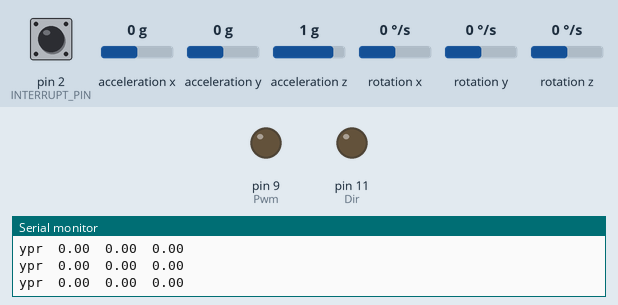
This sketch was run on a simulated Arduino Uno, built with avr-gcc and run on an emulated ATmega328P. On the bench: output pins drawn as LEDs (lit = HIGH), the last lines printed to the serial monitor. The test bench sets the inputs (shaded band); at power-on: acceleration x 0 g, pin 2 (INTERRUPT_PIN) LOW, acceleration y 0 g, acceleration z 1 g, rotation x 0 °/s, rotation y 0 °/s, rotation z 0 °/s. The sensor or clock chip raises its interrupt line as the real part does.

Above: at 1.7 s.
1.8 s: acceleration x set to -1.4 g
At 2.5 s:
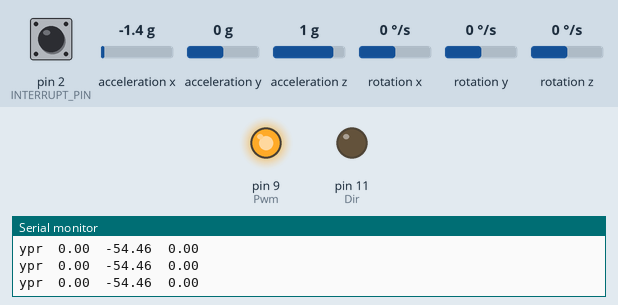
3.3 s: acceleration x set to 0.8 g
At 3.8 s:
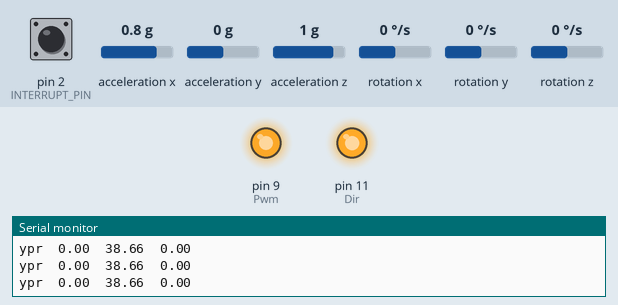
4.8 s: acceleration x set to -0.8 g
At 5.9 s:
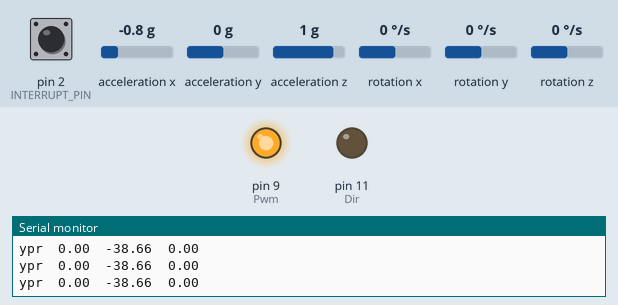
6.3 s: acceleration x set to 1.4 g
At 7.3 s:
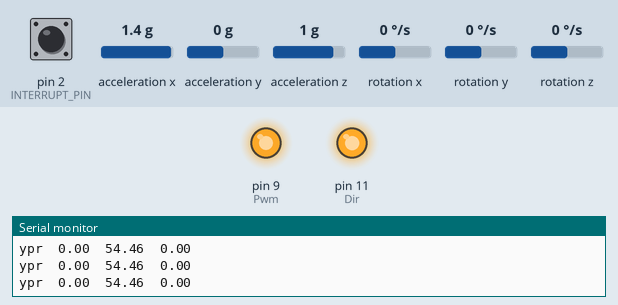
7.8 s: acceleration x set to -0.1 g
At 8.3 s:
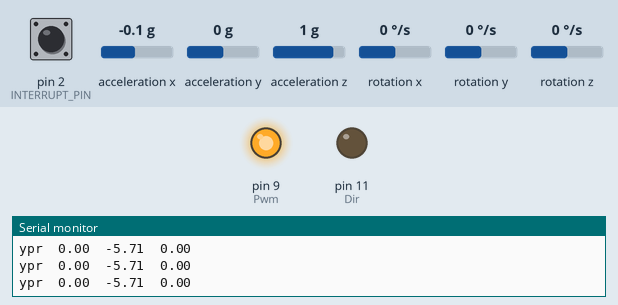
Timing chart, 0 to 10.3 s (numbered marks = the images above; inputs shaded):
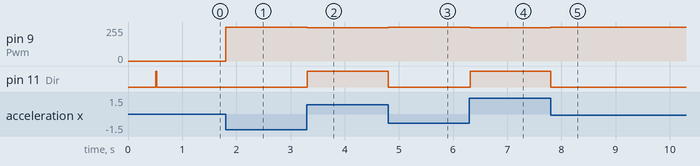

Measured:
- after the input at 1.8 s, pin 9 (Pwm): 0/255 → 255/255 at once
- after the input at 3.3 s, pin 9 (Pwm): 255/255 → 250/255 at once; pin 11 (Dir): LOW → HIGH at once
- after the input at 4.8 s, pin 9 (Pwm): 250/255 → 255/255 at once; pin 11 (Dir): HIGH → LOW at once
- after the input at 6.3 s, pin 9 (Pwm): 255/255 → 250/255 at once; pin 11 (Dir): LOW → HIGH at once
- after the input at 7.8 s, pin 9 (Pwm): 250/255 → 255/255 at once; pin 11 (Dir): HIGH → LOW at once

The sketch:

arduino.ino
```cpp
#include "I2Cdev.h"
#include "MPU6050_6Axis_MotionApps20.h"
#include "Wire.h"

MPU6050 mpu;

#define OUTPUT_READABLE_YAWPITCHROLL

#define INTERRUPT_PIN 2  // use pin 2 on Arduino Uno & most boards

#define Pwm 9
#define Dir 11

// MPU control/status vars
bool dmpReady = false;  // set true if DMP init was successful
uint8_t mpuIntStatus;   // holds actual interrupt status byte from MPU
uint8_t devStatus;      // return status after each device operation (0 = success, !0 = error)
uint16_t packetSize;    // expected DMP packet size (default is 42 bytes)
uint16_t fifoCount;     // count of all bytes currently in FIFO
uint8_t fifoBuffer[64]; // FIFO storage buffer

// orientation/motion vars
Quaternion q;           // [w, x, y, z]         quaternion container
VectorFloat gravity;    // [x, y, z]            gravity vector
float ypr[3];           // [yaw, pitch, roll]   yaw/pitch/roll container and gravity vector

// My Variable
float y;
bool dir = true;

// ================================================================
// ===               INTERRUPT DETECTION ROUTINE                ===
// ================================================================

volatile bool mpuInterrupt = false;     // indicates whether MPU interrupt pin has gone high
void dmpDataReady() {
    mpuInterrupt = true;
}
// ================================================================
// ===                      INITIAL SETUP                       ===
// ================================================================

void setup() {
  Wire.begin();
  Wire.setClock(400000);

  Serial.begin(115200);

  Serial.println(F("Initializing I2C devices..."));
  mpu.initialize();
  pinMode(INTERRUPT_PIN, INPUT);

  // verify connection
  Serial.println(F("Testing device connections..."));
  Serial.println(mpu.testConnection() ? F("MPU6050 connection successful") : F("MPU6050 connection failed"));

  // wait for ready
  Serial.println(F("\nSend any character to begin DMP programming and demo: "));
  //while (Serial.available() && Serial.read()); // empty buffer
  //while (!Serial.available());                 // wait for data
  //while (Serial.available() && Serial.read()); // empty buffer again

  // load and configure the DMP
  Serial.println(F("Initializing DMP..."));
  devStatus = mpu.dmpInitialize();

  // make sure it worked (returns 0 if so)
  if (devStatus == 0) {
      // turn on the DMP, now that it's ready
      Serial.println(F("Enabling DMP..."));
      mpu.setDMPEnabled(true);

      // enable Arduino interrupt detection
      Serial.print(F("Enabling interrupt detection (Arduino external interrupt "));
      Serial.print(digitalPinToInterrupt(INTERRUPT_PIN));
      Serial.println(F(")..."));
      attachInterrupt(digitalPinToInterrupt(INTERRUPT_PIN), dmpDataReady, RISING);
      mpuIntStatus = mpu.getIntStatus();

      // set our DMP Ready flag so the main loop() function knows it's okay to use it
      Serial.println(F("DMP ready! Waiting for first interrupt..."));
      dmpReady = true;

      // get expected DMP packet size for later comparison
      packetSize = mpu.dmpGetFIFOPacketSize();
  } else {
      // ERROR!
      // 1 = initial memory load failed
      // 2 = DMP configuration updates failed
      // (if it's going to break, usually the code will be 1)
      Serial.print(F("DMP Initialization failed (code "));
      Serial.print(devStatus);
      Serial.println(F(")"));
  }

  pinMode(Dir, OUTPUT);
  digitalWrite(Dir,HIGH);
}


// ================================================================
// ===                    MAIN PROGRAM LOOP                     ===
// ================================================================

void loop() {
  // if programming failed, don't try to do anything
  if (!dmpReady) return;

  // wait for MPU interrupt or extra packet(s) available
  while (!mpuInterrupt && fifoCount < packetSize) {
      if (mpuInterrupt && fifoCount < packetSize) {
        // try to get out of the infinite loop
        fifoCount = mpu.getFIFOCount();
      }
  }

  // reset interrupt flag and get INT_STATUS byte
  mpuInterrupt = false;
  mpuIntStatus = mpu.getIntStatus();

  // get current FIFO count
  fifoCount = mpu.getFIFOCount();

  // check for overflow (this should never happen unless our code is too inefficient)
  if ((mpuIntStatus & _BV(MPU6050_INTERRUPT_FIFO_OFLOW_BIT)) || fifoCount >= 1024) {
    // reset so we can continue cleanly
    mpu.resetFIFO();
    fifoCount = mpu.getFIFOCount();
    Serial.println(F("FIFO overflow!"));

  // otherwise, check for DMP data ready interrupt (this should happen frequently)
  } else if (mpuIntStatus & _BV(MPU6050_INTERRUPT_DMP_INT_BIT)) {
    // wait for correct available data length, should be a VERY short wait
    while (fifoCount < packetSize) fifoCount = mpu.getFIFOCount();

    // read a packet from FIFO
    mpu.getFIFOBytes(fifoBuffer, packetSize);

    // track FIFO count here in case there is > 1 packet available
    // (this lets us immediately read more without waiting for an interrupt)
    fifoCount -= packetSize;

    // display Euler angles in degrees
    mpu.dmpGetQuaternion(&q, fifoBuffer);
    mpu.dmpGetGravity(&gravity, &q);
    mpu.dmpGetYawPitchRoll(ypr, &q, &gravity);
    Serial.print("ypr\t");
    Serial.print(ypr[0] * 180/M_PI);
    Serial.print("\t");
    y = ypr[1] * 180/M_PI;
    y -= 0 ; // 修正誤差
    Serial.print(y);
    Serial.print("\t");
    Serial.println(ypr[2] * 180/M_PI);
  }

  if(y > 0){ // 大於0，反之要往前走
    digitalWrite(Dir,HIGH);

    int power = 0,absY = abs(y);

    if(absY < 0.5){
      power = 0;
    }else if(absY < 1){
      power = 140;
    }else if(absY < 2){
      power = 180;
    }else if(absY < 2.5){
      power = 220;
    }else{
      power = 250;
    }
    analogWrite(Pwm, power);
  }else{ // 不大於0，反之要往後走
    digitalWrite(Dir,LOW);

    int power = 0,absY = abs(y);

    if(absY < 0.5){
      power = 0;
    }else if(absY < 3){
      power = 140;
    }else if(absY < 4){
      power = 200;
    }else{
      power = 255;
    }
    analogWrite(Pwm, power);
  }

}
```
